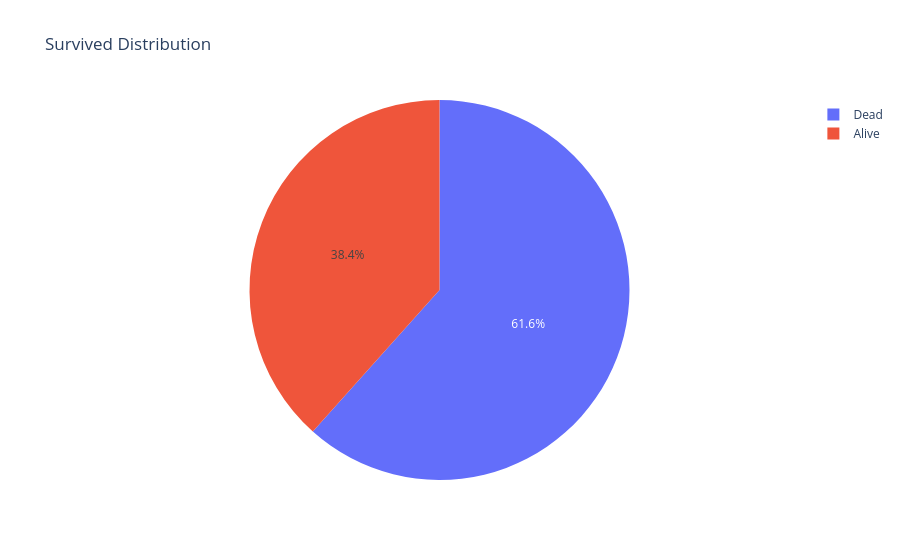

The notebook cell this image was saved under:
### Code cell
#now we will display for piechart
trace=go.Pie(labels=['Dead','Alive'],
             values=[549,342],)
layout=go.Layout(title='Survived Distribution')
fig=go.Figure(data=trace,layout=layout)
fig.show()

### Figure 1 — Plotly figure (JSON) as saved in the notebook; plotly's stock layout.template omitted (floating-point values rounded to 4 significant figures)
{"data": [{"labels": ["Dead", "Alive"], "type": "pie", "values": [549, 342]}], "layout": {"title": {"text": "Survived Distribution"}}}
